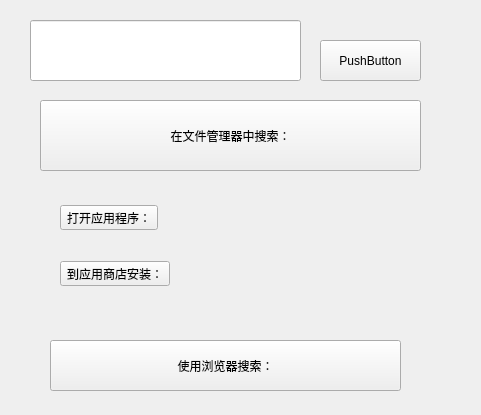
<?xml version="1.0" encoding="UTF-8"?>
<ui version="4.0">
 <class>GlobalSearch</class>
 <widget class="QWidget" name="GlobalSearch">
  <property name="geometry">
   <rect>
    <x>0</x>
    <y>0</y>
    <width>481</width>
    <height>415</height>
   </rect>
  </property>
  <property name="windowTitle">
   <string>GlobalSearch</string>
  </property>
  <widget class="QLineEdit" name="lineEdit">
   <property name="geometry">
    <rect>
     <x>30</x>
     <y>20</y>
     <width>271</width>
     <height>61</height>
    </rect>
   </property>
  </widget>
  <widget class="QPushButton" name="pushButton">
   <property name="geometry">
    <rect>
     <x>320</x>
     <y>40</y>
     <width>101</width>
     <height>41</height>
    </rect>
   </property>
   <property name="text">
    <string>PushButton</string>
   </property>
  </widget>
  <widget class="QToolButton" name="toolButton">
   <property name="geometry">
    <rect>
     <x>50</x>
     <y>340</y>
     <width>351</width>
     <height>51</height>
    </rect>
   </property>
   <property name="layoutDirection">
    <enum>Qt::RightToLeft</enum>
   </property>
   <property name="text">
    <string>使用浏览器搜索：</string>
   </property>
  </widget>
  <widget class="QToolButton" name="toolButton_2">
   <property name="geometry">
    <rect>
     <x>40</x>
     <y>100</y>
     <width>381</width>
     <height>71</height>
    </rect>
   </property>
   <property name="text">
    <string>在文件管理器中搜索：</string>
   </property>
  </widget>
  <widget class="QWidget" name="widget" native="true">
   <property name="geometry">
    <rect>
     <x>40</x>
     <y>180</y>
     <width>361</width>
     <height>141</height>
    </rect>
   </property>
   <widget class="QWidget" name="verticalLayoutWidget">
    <property name="geometry">
     <rect>
      <x>20</x>
      <y>0</y>
      <width>331</width>
      <height>131</height>
     </rect>
    </property>
    <layout class="QVBoxLayout" name="verticalLayout">
     <item>
      <widget class="QToolButton" name="toolButton_3">
       <property name="text">
        <string>打开应用程序：</string>
       </property>
      </widget>
     </item>
     <item>
      <widget class="QToolButton" name="toolButton_4">
       <property name="text">
        <string>到应用商店安装：</string>
       </property>
      </widget>
     </item>
    </layout>
   </widget>
  </widget>
 </widget>
 <resources/>
 <connections/>
</ui>
